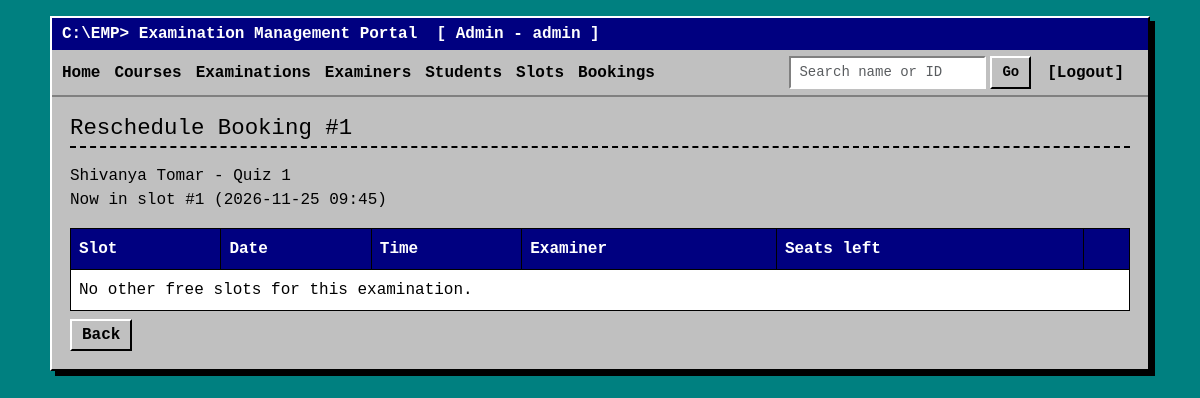
The page /admin/booking/1/reschedule (signed in) on the database its author committed.
### models.py (models this page shows, shortened)
class Booking(db.Model):
    id = db.Column(db.Integer, primary_key=True)
    student_id = db.Column(db.Integer, db.ForeignKey("user.id"), nullable=False)
    slot_id = db.Column(db.Integer, db.ForeignKey("slot.id"), nullable=False)
    exam_id = db.Column(db.Integer, db.ForeignKey("exam.id"), nullable=False)
    booking_date = db.Column(db.Date, default=date.today)
    status = db.Column(db.String(20), default="Booked")       # Booked / Cancelled / Completed
    total = db.Column(db.Float)
    remarks = db.Column(db.String(500))
    student = db.relationship("User")
    slot = db.relationship("Slot", backref="bookings")
    exam = db.relationship("Exam")

class User(db.Model):
    id = db.Column(db.Integer, primary_key=True)
    email = db.Column(db.String(100), unique=True, nullable=False)
    password = db.Column(db.String(200), nullable=False)
    name = db.Column(db.String(100), nullable=False)
    phone = db.Column(db.String(20))
    department = db.Column(db.String(100))
    role = db.Column(db.String(20), nullable=False)
    status = db.Column(db.String(20), default="Active") # for examiners it will tel Pending/Approved/Deactivated

class Exam(db.Model):
    id = db.Column(db.Integer, primary_key=True)
    course_id = db.Column(db.Integer, db.ForeignKey("course.id"), nullable=False)
    examiner_id = db.Column(db.Integer, db.ForeignKey("user.id"))
    name = db.Column(db.String(100), nullable=False)
    exam_type = db.Column(db.String(30), nullable=False)
    duration = db.Column(db.Integer, nullable=False)
    max_marks = db.Column(db.Integer, nullable=False)
    slot_start = db.Column(db.Date, nullable=False)
    slot_end = db.Column(db.Date, nullable=False)
    book_start = db.Column(db.Date, nullable=False)
    book_end = db.Column(db.Date, nullable=False)
    status = db.Column(db.String(20), default="Draft")
    course = db.relationship("Course", backref="exams")
    examiner = db.relationship("User")

class Slot(db.Model):
    id = db.Column(db.Integer, primary_key=True)
    exam_id = db.Column(db.Integer, db.ForeignKey("exam.id"), nullable=False)
    examiner_id = db.Column(db.Integer, db.ForeignKey("user.id"), nullable=False)
    slot_date = db.Column(db.Date, nullable=False)
    start_time = db.Column(db.String(5), nullable=False)      # hour:min
    end_time = db.Column(db.String(5), nullable=False)
    capacity = db.Column(db.Integer, nullable=False)
    status = db.Column(db.String(20), default="Available")
    exam = db.relationship("Exam", backref="slots")
    examiner = db.relationship("User")

### routes/admin.py (the view, shortened to what this page needs)
@admin.route("/booking/<int:id>/reschedule", methods=["GET", "POST"])
@login_required("admin")
def reschedule(id):
    booking = db.get_or_404(Booking, id)
    if booking.status != "Booked":
        flash("Only active bookings can be rescheduled.")
        return redirect(url_for("admin.bookings"))
    options = Slot.query.filter(Slot.exam_id == booking.exam_id, Slot.status == "Available",
                                Slot.id != booking.slot_id).all()
    return render_template("admin/reschedule.html", booking=booking, options=options)

### app.py (called while the page is built)
@app.context_processor
def inject_user():
    return {"role": session.get("role"), "user_name": session.get("name")}

### helpers.py (called while the page is built)
def login_required(role):
    def decorator(page):
        @wraps(page)
        def wrapper(*args, **kwargs):
            if session.get("role") != role:
                flash("Please log in with the correct account.")
                return redirect(url_for("auth.login"))
            return page(*args, **kwargs)
        return wrapper
    return decorator

### templates/admin/reschedule.html
{% extends "base.html" %}
{% block content %}
<h2>Reschedule Booking #{{ booking.id }}</h2>
<p>{{ booking.student.name }} - {{ booking.exam.name }}<br>
Now in slot #{{ booking.slot_id }} ({{ booking.slot.slot_date }} {{ booking.slot.start_time }})</p>
<table class="table table-bordered">
  <tr><th>Slot</th><th>Date</th><th>Time</th><th>Examiner</th><th>Seats left</th><th></th></tr>
  {% for s in options %}
  <tr>
    <td>#{{ s.id }}</td><td>{{ s.slot_date }}</td><td>{{ s.start_time }} - {{ s.end_time }}</td>
    <td>{{ s.examiner.name }}</td><td>{{ s.seats_left() }}</td>
    <td>
      <form method="post">
        <button class="btn btn-sm" name="slot_id" value="{{ s.id }}">Move here</button>
      </form>
    </td>
  </tr>
  {% else %}
  <tr><td colspan="6">No other free slots for this examination.</td></tr>
  {% endfor %}
</table>
<a class="btn" href="{{ url_for('admin.bookings') }}">Back</a>
{% endblock %}

### static/style.css (style rules this page uses)
html { background: #008080; color-scheme: only light; }
body { background: #008080; min-height: 100vh; font-family: "Courier New", Courier, monospace; color: #000; padding: 16px; }
h2 { font-size: 1.4rem; border-bottom: 2px dashed #000; padding-bottom: 4px; margin-bottom: 16px; }
a { color: #0000ee; }
.btn { background: #c0c0c0; color: #000; border: 2px solid; border-color: #fff #000 #000 #fff; border-radius: 0; font-family: inherit; font-weight: bold; padding: 2px 10px; }
.table { background: #fff; border-color: #000; margin-bottom: 8px; }
.table th { background: #000080; color: #fff; }

### rows shown on the page
Booking: id "1", slot_id "1"
User: student.name "Shivanya Tomar"
Exam: exam.name "Quiz 1"
Slot: slot.slot_date "2026-11-25", slot.start_time "09:45"

### other values the page prints
{{ user_name }} "Admin"
{{ role }} "admin"
